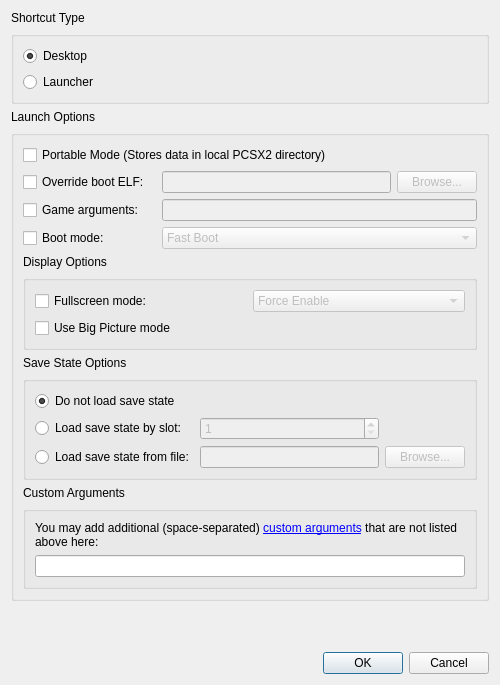
<?xml version="1.0" encoding="UTF-8"?>
<ui version="4.0">
 <class>ShortcutCreationDialog</class>
 <widget class="QDialog" name="ShortcutCreationDialog">
  <property name="windowModality">
   <enum>Qt::WindowModality::ApplicationModal</enum>
  </property>
  <property name="geometry">
   <rect>
    <x>0</x>
    <y>0</y>
    <width>500</width>
    <height>685</height>
   </rect>
  </property>
  <layout class="QGridLayout" name="shortcutLayout">
   <item row="4" column="0" colspan="2">
    <widget class="QGroupBox" name="launchArgsGroup">
     <property name="title">
      <string/>
     </property>
     <layout class="QGridLayout" name="gridLayout">
      <item row="7" column="0">
       <widget class="QLabel" name="displayOptionLabel">
        <property name="text">
         <string>Display Options</string>
        </property>
       </widget>
      </item>
      <item row="2" column="0">
       <widget class="QCheckBox" name="overrideBootELFToggle">
        <property name="text">
         <string>Override boot ELF:</string>
        </property>
       </widget>
      </item>
      <item row="11" column="0">
       <widget class="QLabel" name="customArgsLabel">
        <property name="text">
         <string>Custom Arguments</string>
        </property>
        <property name="buddy">
         <cstring>customArgsInput</cstring>
        </property>
       </widget>
      </item>
      <item row="8" column="0" colspan="4">
       <widget class="QGroupBox" name="displayOptionGroup">
        <property name="title">
         <string/>
        </property>
        <layout class="QGridLayout" name="displayOptionGrid">
         <item row="0" column="0">
          <widget class="QCheckBox" name="fullscreenMode">
           <property name="text">
            <string>Fullscreen mode:</string>
           </property>
          </widget>
         </item>
         <item row="0" column="1">
          <widget class="QComboBox" name="fullscreenModeDropdown">
           <item>
            <property name="text">
             <string>Force Enable</string>
            </property>
           </item>
           <item>
            <property name="text">
             <string>Force Disable</string>
            </property>
           </item>
           <property name="enabled">
            <bool>false</bool>
           </property>
          </widget>
         </item>
         <item row="1" column="0">
          <widget class="QCheckBox" name="bigPictureModeToggle">
           <property name="text">
            <string>Use Big Picture mode</string>
           </property>
          </widget>
         </item>
        </layout>
       </widget>
      </item>
      <item row="3" column="2" colspan="2">
       <widget class="QLineEdit" name="gameArgs">
        <property name="enabled">
         <bool>false</bool>
        </property>
       </widget>
      </item>
      <item row="4" column="2" colspan="2">
       <widget class="QComboBox" name="bootOptionDropdown">
        <item>
         <property name="text">
          <string>Fast Boot</string>
         </property>
        </item>
        <item>
         <property name="text">
          <string>Full Boot</string>
         </property>
        </item>
        <property name="enabled">
         <bool>false</bool>
        </property>
       </widget>
      </item>
      <item row="4" column="0">
       <widget class="QCheckBox" name="bootOptionToggle">
        <property name="text">
         <string>Boot mode:</string>
        </property>
       </widget>
      </item>
      <item row="2" column="3">
       <widget class="QPushButton" name="overrideBootELFBrowse">
        <property name="text">
         <string>Browse...</string>
        </property>
        <property name="enabled">
         <bool>false</bool>
        </property>
       </widget>
      </item>
      <item row="2" column="2">
       <widget class="QLineEdit" name="overrideBootELFPath">
        <property name="enabled">
         <bool>false</bool>
        </property>
       </widget>
      </item>
      <item row="10" column="0" colspan="4">
       <widget class="QGroupBox" name="saveStateGroup">
        <property name="title">
         <string/>
        </property>
        <layout class="QGridLayout" name="savestateGridLayout">
         <item row="1" column="1">
          <widget class="QSpinBox" name="loadStateIndex">
           <property name="showGroupSeparator" stdset="0">
            <bool>false</bool>
           </property>
           <property name="minimum">
            <number>1</number>
           </property>
           <property name="enabled">
            <bool>false</bool>
           </property>
          </widget>
         </item>
         <item row="2" column="1">
          <widget class="QLineEdit" name="loadStateFilePath">
           <property name="enabled">
            <bool>false</bool>
           </property>
          </widget>
         </item>
         <item row="0" column="0">
          <widget class="QRadioButton" name="loadStateNone">
           <property name="text">
            <string>Do not load save state</string>
           </property>
           <property name="checked">
            <bool>true</bool>
           </property>
          </widget>
         </item>
         <item row="1" column="0">
          <widget class="QRadioButton" name="loadStateIndexToggle">
           <property name="text">
            <string>Load save state by slot:</string>
           </property>
          </widget>
         </item>
         <item row="2" column="0">
          <widget class="QRadioButton" name="loadStateFileToggle">
           <property name="text">
            <string>Load save state from file:</string>
           </property>
          </widget>
         </item>
         <item row="2" column="2">
          <widget class="QPushButton" name="loadStateFileBrowse">
           <property name="text">
            <string>Browse...</string>
           </property>
           <property name="enabled">
            <bool>false</bool>
           </property>
          </widget>
         </item>
        </layout>
       </widget>
      </item>
      <item row="9" column="0">
       <widget class="QLabel" name="saveStateLabel">
        <property name="text">
         <string>Save State Options</string>
        </property>
       </widget>
      </item>
      <item row="3" column="0">
       <widget class="QCheckBox" name="gameArgsToggle">
        <property name="text">
         <string>Game arguments:</string>
        </property>
       </widget>
      </item>
      <item row="12" column="0" colspan="4">
       <widget class="QGroupBox" name="customArgsGroup">
        <property name="title">
         <string/>
        </property>
        <layout class="QGridLayout" name="customArgsGrid">
         <item row="1" column="0">
          <widget class="QLineEdit" name="customArgsInput"/>
         </item>
         <item row="0" column="0">
          <widget class="QLabel" name="customArgsInstruction">
           <property name="text">
            <string>You may add additional (space-separated) &lt;a href=&quot;https://pcsx2.net/docs/advanced/cli/&quot;&gt;custom arguments&lt;/a&gt; that are not listed above here:</string>
           </property>
           <property name="textFormat">
            <enum>Qt::TextFormat::RichText</enum>
           </property>
           <property name="wordWrap">
            <bool>true</bool>
           </property>
           <property name="openExternalLinks">
            <bool>true</bool>
           </property>
           <property name="textInteractionFlags">
            <set>Qt::TextInteractionFlag::TextBrowserInteraction</set>
           </property>
           <property name="buddy">
            <cstring>customArgsInput</cstring>
           </property>
          </widget>
         </item>
        </layout>
       </widget>
      </item>
      <item row="0" column="0" colspan="3">
       <widget class="QCheckBox" name="portableModeToggle">
        <property name="text">
         <string>Portable Mode (Stores data in local PCSX2 directory)</string>
        </property>
       </widget>
      </item>
     </layout>
    </widget>
   </item>
   <item row="1" column="0">
    <widget class="QLabel" name="shortcutTypeLabel">
     <property name="text">
      <string>Shortcut Type</string>
     </property>
    </widget>
   </item>
   <item row="6" column="1">
    <widget class="QDialogButtonBox" name="dialogButtons">
     <property name="standardButtons">
      <set>QDialogButtonBox::StandardButton::Cancel|QDialogButtonBox::StandardButton::Ok</set>
     </property>
     <property name="centerButtons">
      <bool>false</bool>
     </property>
    </widget>
   </item>
   <item row="3" column="0">
    <widget class="QLabel" name="instruction">
     <property name="text">
      <string>Launch Options</string>
     </property>
    </widget>
   </item>
   <item row="2" column="0" colspan="2">
    <widget class="QGroupBox" name="shortcutTypeGroup">
     <property name="title">
      <string/>
     </property>
     <layout class="QGridLayout" name="shortcutTypeLayout">
      <item row="1" column="0">
       <widget class="QRadioButton" name="shortcutDesktop">
        <property name="text">
         <string>Desktop</string>
        </property>
        <property name="checked">
         <bool>true</bool>
        </property>
       </widget>
      </item>
      <item row="2" column="0">
       <widget class="QRadioButton" name="shortcutStartMenu">
        <property name="text">
         <string>Launcher</string>
        </property>
       </widget>
      </item>
     </layout>
    </widget>
   </item>
   <item row="5" column="0">
    <spacer name="verticalSpacer">
     <property name="orientation">
      <enum>Qt::Orientation::Vertical</enum>
     </property>
     <property name="sizeHint" stdset="0">
      <size>
       <width>20</width>
       <height>40</height>
      </size>
     </property>
    </spacer>
   </item>
  </layout>
 </widget>
 <tabstops>
  <tabstop>shortcutDesktop</tabstop>
  <tabstop>shortcutStartMenu</tabstop>
  <tabstop>portableModeToggle</tabstop>
  <tabstop>overrideBootELFToggle</tabstop>
  <tabstop>overrideBootELFPath</tabstop>
  <tabstop>overrideBootELFBrowse</tabstop>
  <tabstop>gameArgsToggle</tabstop>
  <tabstop>gameArgs</tabstop>
  <tabstop>bootOptionToggle</tabstop>
  <tabstop>bootOptionDropdown</tabstop>
  <tabstop>fullscreenMode</tabstop>
  <tabstop>fullscreenModeDropdown</tabstop>
  <tabstop>bigPictureModeToggle</tabstop>
  <tabstop>loadStateNone</tabstop>
  <tabstop>loadStateIndexToggle</tabstop>
  <tabstop>loadStateIndex</tabstop>
  <tabstop>loadStateFileToggle</tabstop>
  <tabstop>loadStateFilePath</tabstop>
  <tabstop>loadStateFileBrowse</tabstop>
  <tabstop>customArgsInput</tabstop>
 </tabstops>
 <resources>
  <include location="resources/resources.qrc"/>
 </resources>
 <connections/>
</ui>
